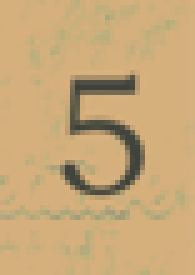
#> input picture five_128.png, 39 x 55 px, found by its file name (shown 5 times larger)
$ python help.py
#> lines starting #> are read from the running program, lines starting #| are printed output that depends on the picture
import cv2
import os
import random
import numpy as np
from matplotlib import pyplot as plt

# # Label names
label_nums = ["zero", "one", "two", "three", "four", "five", "six", "seven", "eight", "nine"]

# [63 lines of commented-out code are left out]

def count_each_number(folder):
#> further down, img is the input picture: shape (55, 39, 3); mean B, G, R 120.2, 168.2, 199.9
    number_count = []
    for number_idx in range(10):
        count = 0
        current_number = label_nums[number_idx]
        for filename in os.listdir(folder):
            img_path = os.path.join(folder, filename)
            if current_number in img_path:
                count += 1
        number_count.append(count)
    return(number_count)

print(count_each_number("train_dir"))  # [250, 250, 250, 250, 250, 250, 250, 250, 250, 250]
# průměrný počet jednoho čísla je 250.2

#############################################################################################################
############################################# Definování funkcí #############################################
#############################################################################################################

def noisy(image):
    row,col,ch= image.shape
#> row = 55; col = 39; ch = 3
    mean = random.uniform(-20, 20,)
    var = random.uniform(0.01, 30)
    sigma = var**0.5
    gauss = np.random.normal(mean,sigma,(row,col,ch))
    gauss = gauss.reshape(row,col,ch)
    noisy = image + gauss
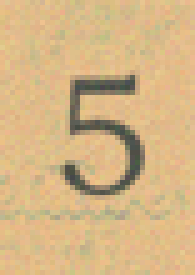
#> noisy: shape (55, 39, 3) float64 (shown 5 times larger); mean B, G, R 133.9, 181.9, 213.6
    noisy = np.clip(noisy, 0, 255).astype(np.uint8)
    return noisy

def mirrored(image):
    return image[:, ::-1, :]
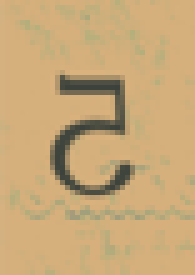
#> returned value: shape (55, 39, 3) (shown 5 times larger); mean of channels 0, 1, 2 120.2, 168.2, 199.9; drawn as B, G, R

def rotated(image):
    (h, w) = image.shape[:2]
#> h = 55; w = 39
    # Calculate the center of the image
    center = (w / 2, h / 2)
#> center = (19.5, 27.5)

    # Rotation angle in degrees
    angle = random.randint(-40, 40)
    # Scale
    scale = 1.0

    # Get the rotation matrix
    M = cv2.getRotationMatrix2D(center, angle, scale)

    # Rotate the image
    img_rotated = cv2.warpAffine(image, M, (w, h), borderMode=cv2.BORDER_REFLECT)
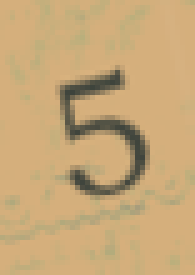
#> img_rotated: shape (55, 39, 3) (shown 5 times larger); mean B, G, R 120.2, 168.1, 199.7
    return img_rotated

#############################################################################################################

img = cv2.imread(f"C:\\Users\\USER\\Desktop\\muj_tretak\\UIM\\OCR\\five_128.png")

img_noisy = noisy(img)
img_mirrored = mirrored(img)
img_rotated = rotated(img)

#############################################################################################################
############################################# Vyobrazení mé geniality #######################################
#############################################################################################################

rows = 1
columns = 4

fig = plt.figure(figsize=(10, 7))

fig.add_subplot(rows, columns, 1)

# showing image
plt.imshow(img)
plt.axis('off')
plt.title("Original")

# Adds a subplot at the 2nd position
fig.add_subplot(rows, columns, 2)

plt.imshow(img_rotated)
plt.axis('off')
plt.title("rotated")

fig.add_subplot(rows, columns, 3)

plt.imshow(img_noisy)
plt.axis('off')
plt.title("Noisy")

fig.add_subplot(rows, columns, 4)

plt.imshow(img_mirrored)
plt.axis('off')
plt.title("Mirrored")

plt.show()
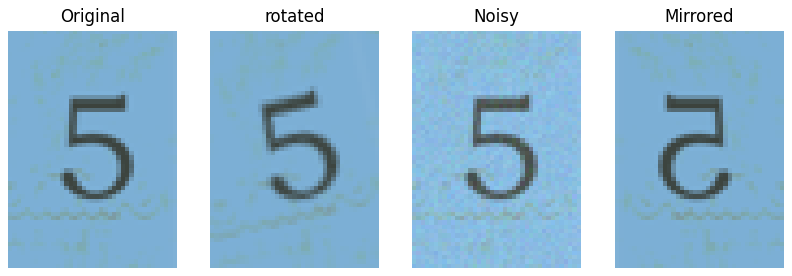
#> figure drawn by matplotlib, 4 panels; B, G, R data is drawn as R, G, B
